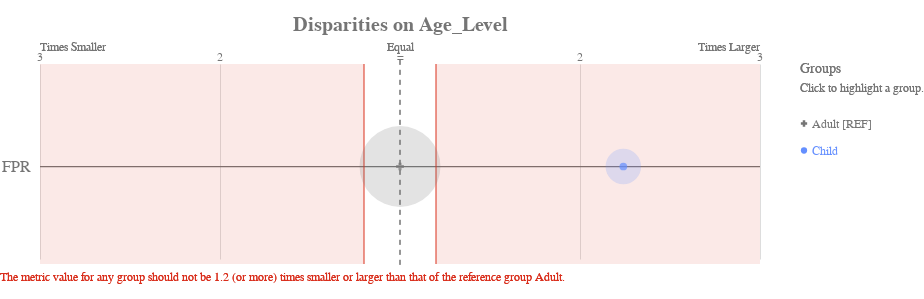

Notebook cell for this chart:
### Code cell
dfAequitas['score'] = gb.predict(X_test)

# get_crosstabs returns a dataframe of the group counts and group value bias metrics.
xtab, _ = g.get_crosstabs(dfAequitas, attr_cols=attributes_to_audit)
bdf = b.get_disparity_predefined_groups(xtab, original_df=dfAequitas, ref_groups_dict=attributes_and_reference_groups)

ap.disparity(bdf, metrics, 'Age_Level', fairness_threshold = disparity_tolerance)

### Figure 1 — Vega-Lite specification as saved in the notebook (floating-point values rounded to 4 significant figures)
{"config": {"view": {"continuousWidth": 400, "continuousHeight": 300, "strokeWidth": 0}, "axisLeft": {"labelColor": "rgb(117,117,117)", "labelFont": "Arial", "labelFontSize": 16}, "title": {"align": "center", "baseline": "middle", "color": "rgb(117,117,117)", "font": "Arial", "fontSize": 20, "fontWeight": "bold"}}, "layer": [{"data": {"name": "data-38121450c6697f570e9bf3f18efe866c"}, "mark": {"type": "rule", "stroke": "rgb(117,117,117)", "strokeWidth": 1.25, "tooltip": ""}, "encoding": {"x": {"type": "quantitative", "field": "x", "scale": {"domain": [-2, 2], "range": [40.0, 760.0]}}, "x2": {"field": "x2"}, "y": {"type": "nominal", "axis": {"domain": false, "labelAngle": 0, "labelPadding": -30, "orient": "left", "ticks": false, "title": ""}, "field": "metric", "scale": {"domain": ["FPR"], "range": [30, 225.0]}}}}, {"data": {"name": "data-79dd248bdaa0ea02c535240e8ad022c8"}, "mark": {"type": "rule", "stroke": "rgb(117,117,117)", "strokeDash": [5, 5], "strokeWidth": 1}, "encoding": {"tooltip": {"value": "Adult [REF]"}, "x": {"value": 400.0}, "y": {"value": 20.83}, "y2": {"value": 229.2}}}, {"data": {"name": "data-c233327f4cd9b4c2df31bf8015c83e4a"}, "mark": {"type": "text", "align": "center", "color": "rgb(117,117,117)", "font": "Arial", "fontSize": 12, "fontWeight": "normal", "tooltip": ""}, "encoding": {"text": {"type": "nominal", "field": "label"}, "x": {"type": "quantitative", "field": "value", "scale": {"domain": [-2, 2], "range": [40.0, 760.0]}}, "y": {"value": 17.5}}}, {"layer": [{"mark": {"type": "text", "align": "left", "fill": "rgb(117,117,117)", "font": "Arial", "fontSize": 12, "fontWeight": "normal", "tooltip": ""}, "encoding": {"text": {"value": "Times Smaller"}, "x": {"value": 40.0}, "y": {"value": 7.5}}}, {"mark": {"type": "text", "align": "right", "fill": "rgb(117,117,117)", "font": "Arial", "fontSize": 12, "fontWeight": "normal", "tooltip": ""}, "encoding": {"text": {"value": "Times Larger"}, "x": {"value": 760.0}, "y": {"value": 7.5}}}, {"mark": {"type": "text", "align": "center", "fill": "rgb(117,117,117)", "font": "Arial", "fontSize": 12, "fontWeight": "normal", "tooltip": ""}, "encoding": {"text": {"value": "Equal"}, "x": {"value": 400.0}, "y": {"value": 7.5}}}], "data": {"name": "data-79dd248bdaa0ea02c535240e8ad022c8"}}, {"layer": [{"mark": {"type": "rule", "opacity": 0.8, "stroke": "rgb(217, 46, 28)", "strokeWidth": 1.25, "tooltip": ""}, "encoding": {"x": {"type": "quantitative", "field": "min", "scale": {"domain": [-2, 2], "range": [40.0, 760.0]}}, "y": {"value": 25.0}, "y2": {"value": 225.0}}}, {"mark": {"type": "rule", "opacity": 0.8, "stroke": "rgb(217, 46, 28)", "strokeWidth": 1.25, "tooltip": ""}, "encoding": {"x": {"type": "quantitative", "field": "max", "scale": {"domain": [-2, 2], "range": [40.0, 760.0]}}, "y": {"value": 25.0}, "y2": {"value": 225.0}}}, {"layer": [{"mark": {"type": "rect", "fill": "rgb(217, 46, 28)", "opacity": 0.1, "tooltip": ""}, "encoding": {"x": {"type": "quantitative", "field": "min", "scale": {"domain": [-2, 2], "range": [40.0, 760.0]}}, "x2": {"field": "lower_end"}, "y": {"value": 25.0}, "y2": {"value": 225.0}}}, {"mark": {"type": "rect", "fill": "rgb(217, 46, 28)", "opacity": 0.1, "tooltip": ""}, "encoding": {"x": {"type": "quantitative", "field": "max", "scale": {"domain": [-2, 2], "range": [40.0, 760.0]}}, "x2": {"field": "upper_end"}, "y": {"value": 25.0}, "y2": {"value": 225.0}}}]}, {"data": {"name": "data-79dd248bdaa0ea02c535240e8ad022c8"}, "mark": {"type": "text", "align": "left", "baseline": "top", "fill": "rgb(217, 46, 28)", "font": "Arial", "fontSize": 12, "fontWeight": "normal", "tooltip": ""}, "encoding": {"text": {"value": "The metric value for any group should not be 1.2 (or more) times smaller or larger than that of the reference group Adult."}, "x": {"value": 0}, "y": {"value": 233.3}}}], "data": {"name": "data-25f3550964acc203f87c85ed125cfad2"}}, {"layer": [{"mark": "circle"}, {"data": {"name": "data-88cf3098d145de81ca101b6251b6c108"}, "mark": {"type": "circle", "opacity": 0.2}, "encoding": {"color": {"condition": {"type": "nominal", "field": "attribute_value", "legend": null, "scale": {"domain": ["Adult", "Child"], "range": ["rgb(117,117,117)", "rgb(100, 143, 255)", "rgb(254, 97, 0)", "rgb(220, 38, 127)", "rgb(255, 176, 0)", "rgb(120, 94, 240)"]}, "selection": "selector017"}, "value": "rgb(224,224,224)"}, "size": {"type": "quantitative", "field": "group_size", "legend": null, "scale": {"domain": [0, 224.4], "range": [0, 7854.0]}}, "tooltip": [{"type": "nominal", "field": "attribute_value", "title": "Group"}, {"type": "nominal", "field": "tooltip_group_size", "title": "Group Size"}, {"type": "nominal", "field": "tooltip_disparity_explanation_fpr", "title": "Disparity"}, {"type": "quantitative", "field": "fpr", "format": ".2f", "title": "FPR"}], "x": {"type": "quantitative", "axis": {"domain": false, "labels": false, "ticks": false, "title": null, "values": [1, 2, -2, -1]}, "field": "fpr_disparity_scaled", "scale": {"domain": [-2, 2], "range": [40.0, 760.0]}}, "y": {"type": "nominal", "axis": {"domain": false, "grid": false, "labels": false, "ticks": false, "title": " "}, "field": "metric_variable", "scale": {"domain": ["FPR"], "range": [30, 225.0]}}}, "selection": {"selector019": {"type": "multi", "empty": "all", "fields": ["attribute_value"]}}, "transform": [{"calculate": "'FPR'", "as": "metric_variable"}]}, {"layer": [{"mark": "point"}, {"data": {"name": "data-88cf3098d145de81ca101b6251b6c108"}, "mark": {"type": "point", "filled": true, "size": 60}, "encoding": {"color": {"condition": {"type": "nominal", "field": "attribute_value", "legend": null, "scale": {"domain": ["Adult", "Child"], "range": ["rgb(117,117,117)", "rgb(100, 143, 255)", "rgb(254, 97, 0)", "rgb(220, 38, 127)", "rgb(255, 176, 0)", "rgb(120, 94, 240)"]}, "selection": "selector017"}, "value": "rgb(224,224,224)"}, "shape": {"type": "nominal", "field": "attribute_value", "legend": null, "scale": {"domain": ["Adult", "Child"], "range": ["cross", "circle"]}}, "tooltip": [{"type": "nominal", "field": "attribute_value", "title": "Group"}, {"type": "nominal", "field": "tooltip_group_size", "title": "Group Size"}, {"type": "nominal", "field": "tooltip_disparity_explanation_fpr", "title": "Disparity"}, {"type": "quantitative", "field": "fpr", "format": ".2f", "title": "FPR"}], "x": {"type": "quantitative", "axis": {"domain": false, "labels": false, "ticks": false, "title": null, "values": [1, 2, -2, -1]}, "field": "fpr_disparity_scaled", "scale": {"domain": [-2, 2], "range": [40.0, 760.0]}}, "y": {"type": "nominal", "axis": {"domain": false, "grid": false, "labels": false, "ticks": false, "title": " "}, "field": "metric_variable", "scale": {"domain": ["FPR"], "range": [30, 225.0]}}}, "selection": {"selector018": {"type": "multi", "empty": "all", "fields": ["attribute_value"]}}, "transform": [{"calculate": "'FPR'", "as": "metric_variable"}]}]}]}, {"layer": [{"mark": {"type": "point", "filled": true, "opacity": 1, "size": 39.48}, "encoding": {"color": {"condition": {"type": "nominal", "field": "attribute_value", "legend": null, "scale": {"domain": ["Adult", "Child"], "range": ["rgb(117,117,117)", "rgb(100, 143, 255)", "rgb(254, 97, 0)", "rgb(220, 38, 127)", "rgb(255, 176, 0)", "rgb(120, 94, 240)"]}, "selection": "selector017"}, "value": "rgb(224,224,224)"}, "shape": {"type": "nominal", "field": "attribute_value", "legend": null, "scale": {"domain": ["Adult", "Child"], "range": ["cross", "circle"]}}, "x": {"value": 804}, "y": {"type": "nominal", "axis": {"domain": false, "grid": false, "labels": false, "ticks": false, "title": " "}, "field": "attribute_value", "scale": {"domain": ["Adult", "Child"], "range": [71, 125]}}}, "selection": {"selector017": {"type": "multi", "empty": "all", "fields": ["attribute_value"]}}}, {"mark": {"type": "text", "align": "left", "baseline": "middle", "font": "Arial", "fontSize": 12, "fontWeight": "normal"}, "encoding": {"color": {"condition": {"type": "nominal", "field": "attribute_value", "legend": null, "scale": {"domain": ["Adult", "Child"], "range": ["rgb(117,117,117)", "rgb(100, 143, 255)", "rgb(254, 97, 0)", "rgb(220, 38, 127)", "rgb(255, 176, 0)", "rgb(120, 94, 240)"]}, "selection": "selector017"}, "value": "rgb(224,224,224)"}, "text": {"type": "nominal", "field": "label"}, "x": {"value": 812}, "y": {"type": "nominal", "axis": {"domain": false, "grid": false, "labels": false, "ticks": false, "title": " "}, "field": "attribute_value", "scale": {"domain": ["Adult", "Child"], "range": [71, 125]}}}, "selection": {"selector020": {"type": "multi", "empty": "all", "fields": ["attribute_value"]}}}, {"data": {"name": "data-79dd248bdaa0ea02c535240e8ad022c8"}, "mark": {"type": "text", "align": "left", "baseline": "middle", "color": "rgb(117,117,117)", "font": "Arial", "fontSize": 12, "fontWeight": "normal"}, "encoding": {"text": {"value": "Click to highlight a group."}, "x": {"value": 800}, "y": {"value": 49}}}, {"data": {"name": "data-79dd248bdaa0ea02c535240e8ad022c8"}, "mark": {"type": "text", "align": "left", "baseline": "middle", "color": "rgb(117,117,117)", "font": "Arial", "fontSize": 14, "fontWeight": "normal"}, "encoding": {"text": {"value": "Groups"}, "x": {"value": 800}, "y": {"value": 30}}}], "data": {"name": "data-c443f07771dfdb70b5700726643396b0"}}], "height": 250, "padding": {"top": 15, "bottom": 10}, "resolve": {"scale": {"size": "independent", "y": "independent"}}, "title": "Disparities on Age_Level", "width": 800, "$schema": "https://vega.github.io/schema/vega-lite/v4.8.1.json", "datasets": {"data-38121450c6697f570e9bf3f18efe866c": [{"metric": "FPR", "x": -2, "x2": 2}], "data-79dd248bdaa0ea02c535240e8ad022c8": [{"a": 1, "b": 0}, {"a": 1, "b": 0}], "data-c233327f4cd9b4c2df31bf8015c83e4a": [{"value": 1, "label": 2}, {"value": 2, "label": 3}, {"value": -2, "label": 3}, {"value": -1, "label": 2}, {"value": 0, "label": "="}], "data-25f3550964acc203f87c85ed125cfad2": [{"min": -0.2, "max": 0.2, "lower_end": -2, "upper_end": 2}], "data-88cf3098d145de81ca101b6251b6c108": [{"attribute_name": "Age_Level", "attribute_value": "Adult", "group_size": 187, "total_entities": 223, "fpr": 0.07438, "fpr_disparity": 1.0, "fpr_disparity_scaled": 0.0, "tooltip_group_size": "187 (83.86%)", "tooltip_disparity_explanation_fpr": "Reference group"}, {"attribute_name": "Age_Level", "attribute_value": "Child", "group_size": 36, "total_entities": 223, "fpr": 0.1667, "fpr_disparity": 2.241, "fpr_disparity_scaled": 1.241, "tooltip_group_size": "36 (16.14%)", "tooltip_disparity_explanation_fpr": "2.24 times larger FPR than the reference group"}], "data-c443f07771dfdb70b5700726643396b0": [{"attribute_value": "Adult", "label": "Adult [REF]"}, {"attribute_value": "Child", "label": "Child"}]}}
